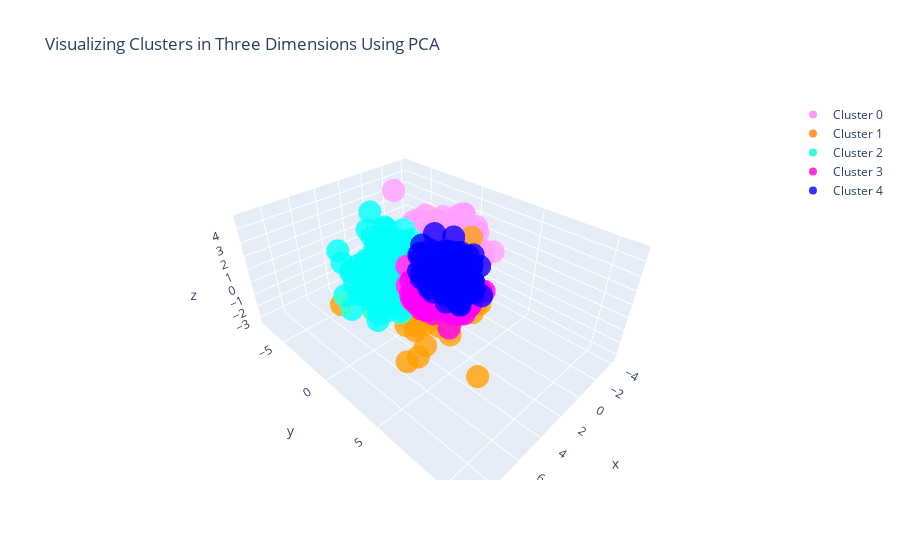

This figure's notebook cell:
### Code cell
#Instructions for building the 3-D plot

#trace1 is for 'Cluster 0'
trace1 = go.Scatter3d(
                    x = cluster0["PC1_3d"],
                    y = cluster0["PC2_3d"],
                    z = cluster0["PC3_3d"],
                    mode = "markers",
                    name = "Cluster 0",
                    marker = dict(color = 'rgba(255, 128, 255, 0.8)'),
                    text = None)

#trace2 is for 'Cluster 1'
trace2 = go.Scatter3d(
                    x = cluster1["PC1_3d"],
                    y = cluster1["PC2_3d"],
                    z = cluster1["PC3_3d"],
                    mode = "markers",
                    name = "Cluster 1",
                    marker = dict(color = 'rgba(255, 128, 2, 0.8)'),
                    text = None)

#trace3 is for 'Cluster 2'
trace3 = go.Scatter3d(
                    x = cluster2["PC1_3d"],
                    y = cluster2["PC2_3d"],
                    z = cluster2["PC3_3d"],
                    mode = "markers",
                    name = "Cluster 2",
                    marker = dict(color = 'rgba(0, 255, 200, 0.8)'),
                    text = None)

#trace4 is for 'Cluster 3'
trace4 = go.Scatter3d(
                    x = cluster3["PC1_3d"],
                    y = cluster3["PC2_3d"],
                    z = cluster3["PC3_3d"],
                    mode = "markers",
                    name = "Cluster 3",
                    marker = dict(color = 'rgba(255, 0, 200, 0.8)'),
                    text = None)

#trace5 is for 'Cluster 4'
trace5 = go.Scatter3d(
                    x = cluster4["PC1_3d"],
                    y = cluster4["PC2_3d"],
                    z = cluster4["PC3_3d"],
                    mode = "markers",
                    name = "Cluster 4",
                    marker = dict(color = 'rgba(0, 0, 255, 0.8)'),
                    text = None)

data = [trace1, trace2, trace3, trace4, trace5]

title = "Visualizing Clusters in Three Dimensions Using PCA"

layout = dict(title = title,
              xaxis= dict(title= 'PC1',ticklen= 5,zeroline= False),
              yaxis= dict(title= 'PC2',ticklen= 5,zeroline= False)
             )

fig = dict(data = data, layout = layout)

iplot(fig)

### Figure 1 — Plotly figure (JSON) as saved in the notebook; plotly's stock layout.template omitted (floating-point values rounded to 4 significant figures; data arrays with more than 128 entries replaced by an {"elided": "..."} marker saying what was removed)
{"data": [{"marker": {"color": "rgba(255, 128, 255, 0.8)"}, "mode": "markers", "name": "Cluster 0", "type": "scatter3d", "x": {"elided": "217 float values"}, "y": {"elided": "217 float values"}, "z": {"elided": "217 float values"}}, {"marker": {"color": "rgba(255, 128, 2, 0.8)"}, "mode": "markers", "name": "Cluster 1", "type": "scatter3d", "x": [2.773, 2.168, 3.151, 2.919, 1.499, 1.911, 0.1221, 2.659, 1.322, 1.975, 1.231, 1.132, 2.831, 1.737, 4.068, 7.533, 5.83, 4.431, 4.488, 9.171, 5.498, 4.012, 6.262, 6.948, 4.267, 4.573, 9.376, 1.094, 1.742, 0.5498, 2.595, 4.175, 0.1471, 3.077, 1.899, 2.281, 1.963, 3.034, 3.539, 0.5643, 1.519, 1.626, 2.461, 3.523, 9.282, 3.434, 0.8771, 6.36], "y": [1.598, 4.803, 2.148, 4.319, 3.654, 4.123, 2.935, 2.9, 2.386, 2.786, 3.516, 3.156, 1.139, 1.86, 5.04, 5.944, 4.728, 1.53, 5.38, 6.931, 4.383, 4.723, 6.167, 5.126, 5.155, 3.289, 11.17, 3.81, 4.922, 3.742, 3.574, 0.7788, 3.817, 2.235, 2.014, 2.914, 2.024, 2.503, 4.185, 3.292, 2.09, 4.313, 3.274, 1.547, 2.132, 1.334, 4.539, 0.8676], "z": [-1.046, 1.046, -0.4577, 1.229, 0.5251, -0.2622, 3.886, -0.9884, 0.9357, 0.1689, 2.488, 2.746, -0.9627, 0.6418, 0.7132, 0.9507, -0.1511, -1.356, 2.397, 2.403, 1.021, 0.8173, 2.358, 1.87, -0.0485, 2.885, 4.685, 3.561, 0.7467, -1.249, 1.67, -0.3486, -0.02526, -0.7637, -0.9471, -1.358, -1.45, -1.008, 1.448, -0.8298, 0.6868, 0.9137, -1.475, -1.882, 3.209, 0.9416, 0.05902, 0.5393]}, {"marker": {"color": "rgba(0, 255, 200, 0.8)"}, "mode": "markers", "name": "Cluster 2", "type": "scatter3d", "x": {"elided": "135 float values"}, "y": {"elided": "135 float values"}, "z": {"elided": "135 float values"}}, {"marker": {"color": "rgba(255, 0, 200, 0.8)"}, "mode": "markers", "name": "Cluster 3", "type": "scatter3d", "x": {"elided": "185 float values"}, "y": {"elided": "185 float values"}, "z": {"elided": "185 float values"}}, {"marker": {"color": "rgba(0, 0, 255, 0.8)"}, "mode": "markers", "name": "Cluster 4", "type": "scatter3d", "x": {"elided": "188 float values"}, "y": {"elided": "188 float values"}, "z": {"elided": "188 float values"}}], "layout": {"title": {"text": "Visualizing Clusters in Three Dimensions Using PCA"}, "xaxis": {"ticklen": 5, "title": {"text": "PC1"}, "zeroline": false}, "yaxis": {"ticklen": 5, "title": {"text": "PC2"}, "zeroline": false}}}
